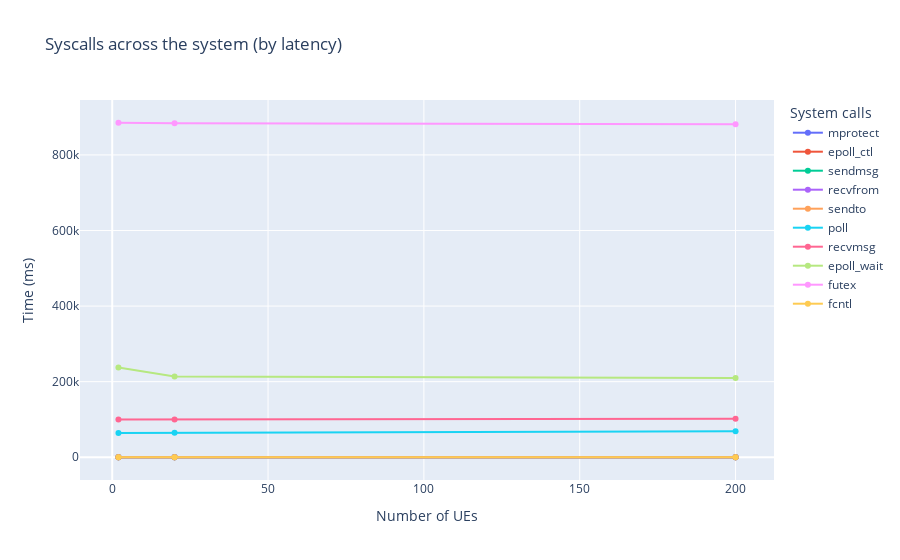
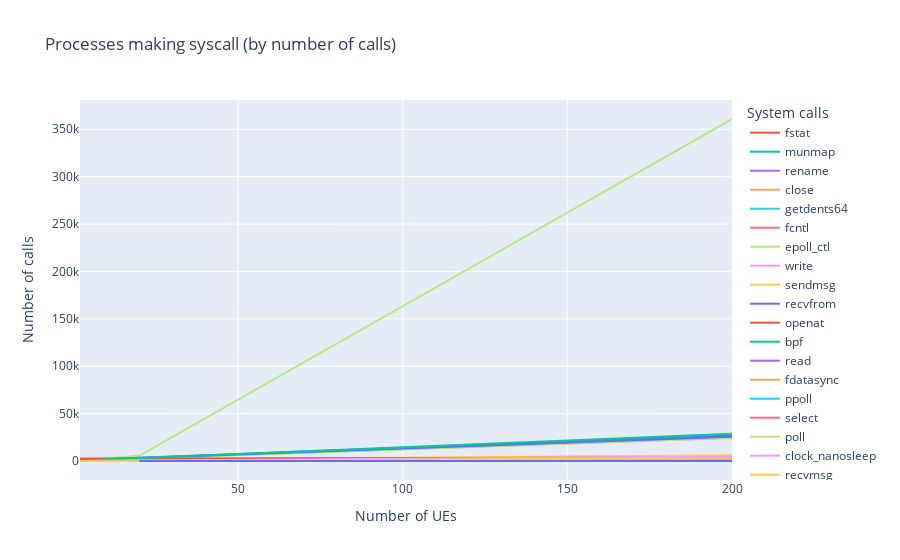

Here is the notebook cell these charts were saved with, in order:
### Code cell
top_n = 10 # number of top labels to select


syscount_df = spark.read.option("basePath", basePath).json(
f"{basePath}/ues=*/tool=syscount")

# Group DataFrame by x-labels, find max y-values in each group,
# then sort resulting Series in descending order
label_maxes = syscount_df.toPandas().groupby('syscall')['count'].max().sort_values(ascending=False)

# Select the top n labels with the highest y-values
top_labels = label_maxes.head(top_n).index.tolist()

print(top_labels)

stats_df = syscount_df.toPandas()
syscount_fig = px.line(stats_df[stats_df['syscall'].isin(top_labels)].sort_values('ues'),
                x="ues", y="time (ms)", color="syscall",
                labels={
                     "ues": "Number of UEs",
                     "time (ms)": "Time (ms)",
                     "syscall": "System calls",
                     "count": "Number of calls",
                     "comm": "Process name"
                 },
                title='Syscalls across the system (by latency)',
                markers=True)
# syscount_fig.update_traces(textinfo='value')
# syscount_fig.update_traces(textinfo='time (us)')
syscount_fig.show()
syscount_fig.write_image("images/syscount_fig_m2.medium.jpeg")
sysprocess_count_fig = px.line(syscount_df.toPandas().sort_values('ues'),
                x="ues", y="count", color="syscall",
                hover_data=["count", "time (ms)"],
                labels={
                     "ues": "Number of UEs",
                     "time (ms)": "Time (ms)",
                     "syscall": "System calls",
                     "count": "Number of calls",
                     "comm": "Process name"
                },
                title=f'Processes making syscall (by number of calls)')
# sysprocess_count_fig.update_traces(textinfo='value')
sysprocess_count_fig.show()
sysprocess_count_fig.write_image(f"images/syscount_count_fig_m2.medium.jpeg")
with open(html_output_file, 'a') as f:
    f.write('<h2 id="syscall-count"> Syscall counts across the system, with latency information. </h2>')
    f.write('<p>futex: (short for “fast userspace mutex”) is a kernel system call that programmers can use to implement basic locking, \
            or as a building block for higher-level locking abstractions such as semaphores and POSIX mutexes or condition variables \
            A known cause of high futex system calls on VM is high contention on shared-memory resources that causes many threads \
            to wait on futexes <a href="https://access.redhat.com/solutions/534663">source</a>. </p>')
    f.write('<p>o_getevents: system calls are used to read asynchronous I/O events from the completion queue of an AIO context. \
            An AIO context is a data structure that holds information about pending and completed I/O operations \
            <a href="https://linux.die.net/man/2/io_getevents">source</a>. \
            \
            The io_getevents() system call is Linux-specific and hence affects portability of programs.</p>')
    f.write('<p>poll_wait: is a system call that waits for events on an epoll instance, which is a mechanism \
            for monitoring multiple file descriptors for I/O readiness.</p>')
    f.write(syscount_fig.to_html(full_html=False, include_plotlyjs='cdn'))
    f.write(sysprocess_count_fig.to_html(full_html=False, include_plotlyjs='cdn'))

### Figure 1 — Plotly figure (JSON) as saved in the notebook; plotly's stock layout.template omitted (floating-point values rounded to 4 significant figures)
{"data": [{"hovertemplate": "System calls=mprotect<br>Number of UEs=%{x}<br>Time (ms)=%{y}<extra></extra>", "legendgroup": "mprotect", "line": {"color": "#636efa", "dash": "solid"}, "marker": {"symbol": "circle"}, "mode": "lines+markers", "name": "mprotect", "orientation": "v", "showlegend": true, "type": "scatter", "x": [2, 20, 200], "xaxis": "x", "y": [0.09562, 1.154, 11.28], "yaxis": "y"}, {"hovertemplate": "System calls=epoll_ctl<br>Number of UEs=%{x}<br>Time (ms)=%{y}<extra></extra>", "legendgroup": "epoll_ctl", "line": {"color": "#EF553B", "dash": "solid"}, "marker": {"symbol": "circle"}, "mode": "lines+markers", "name": "epoll_ctl", "orientation": "v", "showlegend": true, "type": "scatter", "x": [2, 20, 200], "xaxis": "x", "y": [1.416, 5.513, 52.37], "yaxis": "y"}, {"hovertemplate": "System calls=sendmsg<br>Number of UEs=%{x}<br>Time (ms)=%{y}<extra></extra>", "legendgroup": "sendmsg", "line": {"color": "#00cc96", "dash": "solid"}, "marker": {"symbol": "circle"}, "mode": "lines+markers", "name": "sendmsg", "orientation": "v", "showlegend": true, "type": "scatter", "x": [2, 20, 200], "xaxis": "x", "y": [2.254, 12.82, 106.7], "yaxis": "y"}, {"hovertemplate": "System calls=recvfrom<br>Number of UEs=%{x}<br>Time (ms)=%{y}<extra></extra>", "legendgroup": "recvfrom", "line": {"color": "#ab63fa", "dash": "solid"}, "marker": {"symbol": "circle"}, "mode": "lines+markers", "name": "recvfrom", "orientation": "v", "showlegend": true, "type": "scatter", "x": [2, 20, 200], "xaxis": "x", "y": [3.177, 12.78, 95.96], "yaxis": "y"}, {"hovertemplate": "System calls=sendto<br>Number of UEs=%{x}<br>Time (ms)=%{y}<extra></extra>", "legendgroup": "sendto", "line": {"color": "#FFA15A", "dash": "solid"}, "marker": {"symbol": "circle"}, "mode": "lines+markers", "name": "sendto", "orientation": "v", "showlegend": true, "type": "scatter", "x": [2, 20, 200], "xaxis": "x", "y": [9.184, 36.35, 327.8], "yaxis": "y"}, {"hovertemplate": "System calls=poll<br>Number of UEs=%{x}<br>Time (ms)=%{y}<extra></extra>", "legendgroup": "poll", "line": {"color": "#19d3f3", "dash": "solid"}, "marker": {"symbol": "circle"}, "mode": "lines+markers", "name": "poll", "orientation": "v", "showlegend": true, "type": "scatter", "x": [2, 20, 200], "xaxis": "x", "y": [64070.0, 64580.0, 68660.0], "yaxis": "y"}, {"hovertemplate": "System calls=recvmsg<br>Number of UEs=%{x}<br>Time (ms)=%{y}<extra></extra>", "legendgroup": "recvmsg", "line": {"color": "#FF6692", "dash": "solid"}, "marker": {"symbol": "circle"}, "mode": "lines+markers", "name": "recvmsg", "orientation": "v", "showlegend": true, "type": "scatter", "x": [2, 20, 200], "xaxis": "x", "y": [99800.0, 100000.0, 101600.0], "yaxis": "y"}, {"hovertemplate": "System calls=epoll_wait<br>Number of UEs=%{x}<br>Time (ms)=%{y}<extra></extra>", "legendgroup": "epoll_wait", "line": {"color": "#B6E880", "dash": "solid"}, "marker": {"symbol": "circle"}, "mode": "lines+markers", "name": "epoll_wait", "orientation": "v", "showlegend": true, "type": "scatter", "x": [2, 20, 200], "xaxis": "x", "y": [237400.0, 213600.0, 209900.0], "yaxis": "y"}, {"hovertemplate": "System calls=futex<br>Number of UEs=%{x}<br>Time (ms)=%{y}<extra></extra>", "legendgroup": "futex", "line": {"color": "#FF97FF", "dash": "solid"}, "marker": {"symbol": "circle"}, "mode": "lines+markers", "name": "futex", "orientation": "v", "showlegend": true, "type": "scatter", "x": [2, 20, 200], "xaxis": "x", "y": [885100.0, 884000.0, 881400.0], "yaxis": "y"}, {"hovertemplate": "System calls=fcntl<br>Number of UEs=%{x}<br>Time (ms)=%{y}<extra></extra>", "legendgroup": "fcntl", "line": {"color": "#FECB52", "dash": "solid"}, "marker": {"symbol": "circle"}, "mode": "lines+markers", "name": "fcntl", "orientation": "v", "showlegend": true, "type": "scatter", "x": [2, 20, 200], "xaxis": "x", "y": [0.6151, 2.436, 17.97], "yaxis": "y"}], "layout": {"legend": {"title": {"text": "System calls"}, "tracegroupgap": 0}, "title": {"text": "Syscalls across the system (by latency)"}, "xaxis": {"anchor": "y", "domain": [0, 1], "title": {"text": "Number of UEs"}}, "yaxis": {"anchor": "x", "domain": [0, 1], "title": {"text": "Time (ms)"}}}}

### Figure 2 — Plotly figure (JSON) as saved in the notebook; plotly's stock layout.template omitted (floating-point values rounded to 4 significant figures)
{"data": [{"customdata": [[0.4059], [0.4072], [0.4052]], "hovertemplate": "System calls=fstat<br>Number of UEs=%{x}<br>Number of calls=%{y}<br>Time (ms)=%{customdata[0]}<extra></extra>", "legendgroup": "fstat", "line": {"color": "#EF553B", "dash": "solid"}, "marker": {"symbol": "circle"}, "mode": "lines", "name": "fstat", "orientation": "v", "showlegend": true, "type": "scatter", "x": [2, 20, 200], "xaxis": "x", "y": [144, 147, 136], "yaxis": "y"}, {"customdata": [[0.407], [0.3947], [0.3682]], "hovertemplate": "System calls=munmap<br>Number of UEs=%{x}<br>Number of calls=%{y}<br>Time (ms)=%{customdata[0]}<extra></extra>", "legendgroup": "munmap", "line": {"color": "#00cc96", "dash": "solid"}, "marker": {"symbol": "circle"}, "mode": "lines", "name": "munmap", "orientation": "v", "showlegend": true, "type": "scatter", "x": [2, 20, 200], "xaxis": "x", "y": [108, 108, 96], "yaxis": "y"}, {"customdata": [[0.4101], [0.6306], [0.3335]], "hovertemplate": "System calls=rename<br>Number of UEs=%{x}<br>Number of calls=%{y}<br>Time (ms)=%{customdata[0]}<extra></extra>", "legendgroup": "rename", "line": {"color": "#ab63fa", "dash": "solid"}, "marker": {"symbol": "circle"}, "mode": "lines", "name": "rename", "orientation": "v", "showlegend": true, "type": "scatter", "x": [2, 20, 200], "xaxis": "x", "y": [3, 4, 2], "yaxis": "y"}, {"customdata": [[0.5204], [0.512], [0.4766]], "hovertemplate": "System calls=close<br>Number of UEs=%{x}<br>Number of calls=%{y}<br>Time (ms)=%{customdata[0]}<extra></extra>", "legendgroup": "close", "line": {"color": "#FFA15A", "dash": "solid"}, "marker": {"symbol": "circle"}, "mode": "lines", "name": "close", "orientation": "v", "showlegend": true, "type": "scatter", "x": [2, 20, 200], "xaxis": "x", "y": [344, 354, 357], "yaxis": "y"}, {"customdata": [[0.5876], [0.6303], [0.5533]], "hovertemplate": "System calls=getdents64<br>Number of UEs=%{x}<br>Number of calls=%{y}<br>Time (ms)=%{customdata[0]}<extra></extra>", "legendgroup": "getdents64", "line": {"color": "#19d3f3", "dash": "solid"}, "marker": {"symbol": "circle"}, "mode": "lines", "name": "getdents64", "orientation": "v", "showlegend": true, "type": "scatter", "x": [2, 20, 200], "xaxis": "x", "y": [88, 84, 76], "yaxis": "y"}, {"customdata": [[0.6151], [2.436], [17.97]], "hovertemplate": "System calls=fcntl<br>Number of UEs=%{x}<br>Number of calls=%{y}<br>Time (ms)=%{customdata[0]}<extra></extra>", "legendgroup": "fcntl", "line": {"color": "#FF6692", "dash": "solid"}, "marker": {"symbol": "circle"}, "mode": "lines", "name": "fcntl", "orientation": "v", "showlegend": true, "type": "scatter", "x": [2, 20, 200], "xaxis": "x", "y": [581, 2839, 24578], "yaxis": "y"}, {"customdata": [[1.416], [5.513], [52.37]], "hovertemplate": "System calls=epoll_ctl<br>Number of UEs=%{x}<br>Number of calls=%{y}<br>Time (ms)=%{customdata[0]}<extra></extra>", "legendgroup": "epoll_ctl", "line": {"color": "#B6E880", "dash": "solid"}, "marker": {"symbol": "circle"}, "mode": "lines", "name": "epoll_ctl", "orientation": "v", "showlegend": true, "type": "scatter", "x": [2, 20, 200], "xaxis": "x", "y": [528, 2746, 24380], "yaxis": "y"}, {"customdata": [[1.927], [1.845], [1.654]], "hovertemplate": "System calls=write<br>Number of UEs=%{x}<br>Number of calls=%{y}<br>Time (ms)=%{customdata[0]}<extra></extra>", "legendgroup": "write", "line": {"color": "#FF97FF", "dash": "solid"}, "marker": {"symbol": "circle"}, "mode": "lines", "name": "write", "orientation": "v", "showlegend": true, "type": "scatter", "x": [2, 20, 200], "xaxis": "x", "y": [37, 39, 37], "yaxis": "y"}, {"customdata": [[2.254], [12.82], [106.7]], "hovertemplate": "System calls=sendmsg<br>Number of UEs=%{x}<br>Number of calls=%{y}<br>Time (ms)=%{customdata[0]}<extra></extra>", "legendgroup": "sendmsg", "line": {"color": "#FECB52", "dash": "solid"}, "marker": {"symbol": "circle"}, "mode": "lines", "name": "sendmsg", "orientation": "v", "showlegend": true, "type": "scatter", "x": [2, 20, 200], "xaxis": "x", "y": [58, 492, 4812], "yaxis": "y"}, {"customdata": [[3.177], [12.78], [95.96]], "hovertemplate": "System calls=recvfrom<br>Number of UEs=%{x}<br>Number of calls=%{y}<br>Time (ms)=%{customdata[0]}<extra></extra>", "legendgroup": "recvfrom", "line": {"color": "#636efa", "dash": "solid"}, "marker": {"symbol": "circle"}, "mode": "lines", "name": "recvfrom", "orientation": "v", "showlegend": true, "type": "scatter", "x": [2, 20, 200], "xaxis": "x", "y": [545, 3269, 25637], "yaxis": "y"}, {"customdata": [[4.106], [4.236], [3.661]], "hovertemplate": "System calls=openat<br>Number of UEs=%{x}<br>Number of calls=%{y}<br>Time (ms)=%{customdata[0]}<extra></extra>", "legendgroup": "openat", "line": {"color": "#EF553B", "dash": "solid"}, "marker": {"symbol": "circle"}, "mode": "lines", "name": "openat", "orientation": "v", "showlegend": true, "type": "scatter", "x": [2, 20, 200], "xaxis": "x", "y": [282, 291, 278], "yaxis": "y"}, {"customdata": [[0.3804], [0.1006], [0.3338]], "hovertemplate": "System calls=bpf<br>Number of UEs=%{x}<br>Number of calls=%{y}<br>Time (ms)=%{customdata[0]}<extra></extra>", "legendgroup": "bpf", "line": {"color": "#00cc96", "dash": "solid"}, "marker": {"symbol": "circle"}, "mode": "lines", "name": "bpf", "orientation": "v", "showlegend": true, "type": "scatter", "x": [2, 20, 200], "xaxis": "x", "y": [85, 15, 87], "yaxis": "y"}, {"customdata": [[7.331], [7.516], [6.349]], "hovertemplate": "System calls=read<br>Number of UEs=%{x}<br>Number of calls=%{y}<br>Time (ms)=%{customdata[0]}<extra></extra>", "legendgroup": "read", "line": {"color": "#ab63fa", "dash": "solid"}, "marker": {"symbol": "circle"}, "mode": "lines", "name": "read", "orientation": "v", "showlegend": true, "type": "scatter", "x": [2, 20, 200], "xaxis": "x", "y": [425, 438, 432], "yaxis": "y"}, {"customdata": [[10.85], [14.45], [17.59]], "hovertemplate": "System calls=fdatasync<br>Number of UEs=%{x}<br>Number of calls=%{y}<br>Time (ms)=%{customdata[0]}<extra></extra>", "legendgroup": "fdatasync", "line": {"color": "#FFA15A", "dash": "solid"}, "marker": {"symbol": "circle"}, "mode": "lines", "name": "fdatasync", "orientation": "v", "showlegend": true, "type": "scatter", "x": [2, 20, 200], "xaxis": "x", "y": [7, 9, 13], "yaxis": "y"}, {"customdata": [[20000.0], [20000.0], [20000.0]], "hovertemplate": "System calls=ppoll<br>Number of UEs=%{x}<br>Number of calls=%{y}<br>Time (ms)=%{customdata[0]}<extra></extra>", "legendgroup": "ppoll", "line": {"color": "#19d3f3", "dash": "solid"}, "marker": {"symbol": "circle"}, "mode": "lines", "name": "ppoll", "orientation": "v", "showlegend": true, "type": "scatter", "x": [2, 20, 200], "xaxis": "x", "y": [4, 4, 4], "yaxis": "y"}, {"customdata": [[45020.0], [45030.0], [45020.0]], "hovertemplate": "System calls=select<br>Number of UEs=%{x}<br>Number of calls=%{y}<br>Time (ms)=%{customdata[0]}<extra></extra>", "legendgroup": "select", "line": {"color": "#FF6692", "dash": "solid"}, "marker": {"symbol": "circle"}, "mode": "lines", "name": "select", "orientation": "v", "showlegend": true, "type": "scatter", "x": [2, 20, 200], "xaxis": "x", "y": [5, 5, 5], "yaxis": "y"}, {"customdata": [[64070.0], [64580.0], [68660.0]], "hovertemplate": "System calls=poll<br>Number of UEs=%{x}<br>Number of calls=%{y}<br>Time (ms)=%{customdata[0]}<extra></extra>", "legendgroup": "poll", "line": {"color": "#B6E880", "dash": "solid"}, "marker": {"symbol": "circle"}, "mode": "lines", "name": "poll", "orientation": "v", "showlegend": true, "type": "scatter", "x": [2, 20, 200], "xaxis": "x", "y": [210, 5494, 360837], "yaxis": "y"}, {"customdata": [[68860.0], [68960.0], [68850.0]], "hovertemplate": "System calls=clock_nanosleep<br>Number of UEs=%{x}<br>Number of calls=%{y}<br>Time (ms)=%{customdata[0]}<extra></extra>", "legendgroup": "clock_nanosleep", "line": {"color": "#FF97FF", "dash": "solid"}, "marker": {"symbol": "circle"}, "mode": "lines", "name": "clock_nanosleep", "orientation": "v", "showlegend": true, "type": "scatter", "x": [2, 20, 200], "xaxis": "x", "y": [277, 278, 277], "yaxis": "y"}, {"customdata": [[99800.0], [100000.0], [101600.0]], "hovertemplate": "System calls=recvmsg<br>Number of UEs=%{x}<br>Number of calls=%{y}<br>Time (ms)=%{customdata[0]}<extra></extra>", "legendgroup": "recvmsg", "line": {"color": "#FECB52", "dash": "solid"}, "marker": {"symbol": "circle"}, "mode": "lines", "name": "recvmsg", "orientation": "v", "showlegend": true, "type": "scatter", "x": [2, 20, 200], "xaxis": "x", "y": [1027, 1480, 5979], "yaxis": "y"}, {"customdata": [[237400.0], [213600.0], [209900.0]], "hovertemplate": "System calls=epoll_wait<br>Number of UEs=%{x}<br>Number of calls=%{y}<br>Time (ms)=%{customdata[0]}<extra></extra>", "legendgroup": "epoll_wait", "line": {"color": "#636efa", "dash": "solid"}, "marker": {"symbol": "circle"}, "mode": "lines", "name": "epoll_wait", "orientation": "v", "showlegend": true, "type": "scatter", "x": [2, 20, 200], "xaxis": "x", "y": [732, 3464, 26801], "yaxis": "y"}, {"customdata": [[885100.0], [884000.0], [881400.0]], "hovertemplate": "System calls=futex<br>Number of UEs=%{x}<br>Number of calls=%{y}<br>Time (ms)=%{customdata[0]}<extra></extra>", "legendgroup": "futex", "line": {"color": "#EF553B", "dash": "solid"}, "marker": {"symbol": "circle"}, "mode": "lines", "name": "futex", "orientation": "v", "showlegend": true, "type": "scatter", "x": [2, 20, 200], "xaxis": "x", "y": [2532, 2558, 3576], "yaxis": "y"}, {"customdata": [[9.184], [36.35], [327.8]], "hovertemplate": "System calls=sendto<br>Number of UEs=%{x}<br>Number of calls=%{y}<br>Time (ms)=%{customdata[0]}<extra></extra>", "legendgroup": "sendto", "line": {"color": "#00cc96", "dash": "solid"}, "marker": {"symbol": "circle"}, "mode": "lines", "name": "sendto", "orientation": "v", "showlegend": true, "type": "scatter", "x": [2, 20, 200], "xaxis": "x", "y": [445, 2985, 28746], "yaxis": "y"}, {"customdata": [[0.3269], [0.4127], [0.4148]], "hovertemplate": "System calls=wait4<br>Number of UEs=%{x}<br>Number of calls=%{y}<br>Time (ms)=%{customdata[0]}<extra></extra>", "legendgroup": "wait4", "line": {"color": "#ab63fa", "dash": "solid"}, "marker": {"symbol": "circle"}, "mode": "lines", "name": "wait4", "orientation": "v", "showlegend": true, "type": "scatter", "x": [2, 20, 200], "xaxis": "x", "y": [51, 53, 49], "yaxis": "y"}, {"customdata": [[0.2767], [0.2744], [0.206]], "hovertemplate": "System calls=ftruncate<br>Number of UEs=%{x}<br>Number of calls=%{y}<br>Time (ms)=%{customdata[0]}<extra></extra>", "legendgroup": "ftruncate", "line": {"color": "#FFA15A", "dash": "solid"}, "marker": {"symbol": "circle"}, "mode": "lines", "name": "ftruncate", "orientation": "v", "showlegend": true, "type": "scatter", "x": [2, 20, 200], "xaxis": "x", "y": [6, 6, 5], "yaxis": "y"}, {"customdata": [[0.002653], [0.01345], [0.02917]], "hovertemplate": "System calls=getsockname<br>Number of UEs=%{x}<br>Number of calls=%{y}<br>Time (ms)=%{customdata[0]}<extra></extra>", "legendgroup": "getsockname", "line": {"color": "#19d3f3", "dash": "solid"}, "marker": {"symbol": "circle"}, "mode": "lines", "name": "getsockname", "orientation": "v", "showlegend": true, "type": "scatter", "x": [2, 20, 200], "xaxis": "x", "y": [3, 13, 33], "yaxis": "y"}, {"customdata": [[0.003323], [0.01489], [0.03911]], "hovertemplate": "System calls=getpeername<br>Number of UEs=%{x}<br>Number of calls=%{y}<br>Time (ms)=%{customdata[0]}<extra></extra>", "legendgroup": "getpeername", "line": {"color": "#FF6692", "dash": "solid"}, "marker": {"symbol": "circle"}, "mode": "lines", "name": "getpeername", "orientation": "v", "showlegend": true, "type": "scatter", "x": [2, 20, 200], "xaxis": "x", "y": [3, 13, 33], "yaxis": "y"}, {"customdata": [[0.004107], [0.02395], [0.06712]], "hovertemplate": "System calls=getsockopt<br>Number of UEs=%{x}<br>Number of calls=%{y}<br>Time (ms)=%{customdata[0]}<extra></extra>", "legendgroup": "getsockopt", "line": {"color": "#B6E880", "dash": "solid"}, "marker": {"symbol": "circle"}, "mode": "lines", "name": "getsockopt", "orientation": "v", "showlegend": true, "type": "scatter", "x": [2, 20, 200], "xaxis": "x", "y": [3, 14, 34], "yaxis": "y"}, {"customdata": [[0.007746], [0.03489], [0.3707]], "hovertemplate": "System calls=getrandom<br>Number of UEs=%{x}<br>Number of calls=%{y}<br>Time (ms)=%{customdata[0]}<extra></extra>", "legendgroup": "getrandom", "line": {"color": "#FF97FF", "dash": "solid"}, "marker": {"symbol": "circle"}, "mode": "lines", "name": "getrandom", "orientation": "v", "showlegend": true, "type": "scatter", "x": [2, 20, 200], "xaxis": "x", "y": [2, 21, 201], "yaxis": "y"}, {"customdata": [[0.01069], [0.05085], [0.1492]], "hovertemplate": "System calls=setsockopt<br>Number of UEs=%{x}<br>Number of calls=%{y}<br>Time (ms)=%{customdata[0]}<extra></extra>", "legendgroup": "setsockopt", "line": {"color": "#FECB52", "dash": "solid"}, "marker": {"symbol": "circle"}, "mode": "lines", "name": "setsockopt", "orientation": "v", "showlegend": true, "type": "scatter", "x": [2, 20, 200], "xaxis": "x", "y": [6, 27, 67], "yaxis": "y"}, {"customdata": [[0.01175], [0.01079], [0.01052]], "hovertemplate": "System calls=prlimit64<br>Number of UEs=%{x}<br>Number of calls=%{y}<br>Time (ms)=%{customdata[0]}<extra></extra>", "legendgroup": "prlimit64", "line": {"color": "#636efa", "dash": "solid"}, "marker": {"symbol": "circle"}, "mode": "lines", "name": "prlimit64", "orientation": "v", "showlegend": true, "type": "scatter", "x": [2, 20, 200], "xaxis": "x", "y": [5, 5, 5], "yaxis": "y"}, {"customdata": [[0.0211], [0.02163]], "hovertemplate": "System calls=pread64<br>Number of UEs=%{x}<br>Number of calls=%{y}<br>Time (ms)=%{customdata[0]}<extra></extra>", "legendgroup": "pread64", "line": {"color": "#EF553B", "dash": "solid"}, "marker": {"symbol": "circle"}, "mode": "lines", "name": "pread64", "orientation": "v", "showlegend": true, "type": "scatter", "x": [2, 20], "xaxis": "x", "y": [4, 4], "yaxis": "y"}, {"customdata": [[0.0224], [0.1902], [0.652]], "hovertemplate": "System calls=socket<br>Number of UEs=%{x}<br>Number of calls=%{y}<br>Time (ms)=%{customdata[0]}<extra></extra>", "legendgroup": "socket", "line": {"color": "#00cc96", "dash": "solid"}, "marker": {"symbol": "circle"}, "mode": "lines", "name": "socket", "orientation": "v", "showlegend": true, "type": "scatter", "x": [2, 20, 200], "xaxis": "x", "y": [3, 14, 34], "yaxis": "y"}, {"customdata": [[0.03906], [0.03766]], "hovertemplate": "System calls=stat<br>Number of UEs=%{x}<br>Number of calls=%{y}<br>Time (ms)=%{customdata[0]}<extra></extra>", "legendgroup": "stat", "line": {"color": "#ab63fa", "dash": "solid"}, "marker": {"symbol": "circle"}, "mode": "lines", "name": "stat", "orientation": "v", "showlegend": true, "type": "scatter", "x": [2, 20], "xaxis": "x", "y": [3, 3], "yaxis": "y"}, {"customdata": [[0.04099], [0.0444], [0.04208]], "hovertemplate": "System calls=gettid<br>Number of UEs=%{x}<br>Number of calls=%{y}<br>Time (ms)=%{customdata[0]}<extra></extra>", "legendgroup": "gettid", "line": {"color": "#FFA15A", "dash": "solid"}, "marker": {"symbol": "circle"}, "mode": "lines", "name": "gettid", "orientation": "v", "showlegend": true, "type": "scatter", "x": [2, 20, 200], "xaxis": "x", "y": [22, 31, 29], "yaxis": "y"}, {"customdata": [[0.08054], [0.238], [0.1237]], "hovertemplate": "System calls=writev<br>Number of UEs=%{x}<br>Number of calls=%{y}<br>Time (ms)=%{customdata[0]}<extra></extra>", "legendgroup": "writev", "line": {"color": "#19d3f3", "dash": "solid"}, "marker": {"symbol": "circle"}, "mode": "lines", "name": "writev", "orientation": "v", "showlegend": true, "type": "scatter", "x": [2, 20, 200], "xaxis": "x", "y": [2, 3, 2], "yaxis": "y"}, {"customdata": [[0.286], [0.381], [0.2781]], "hovertemplate": "System calls=getrusage<br>Number of UEs=%{x}<br>Number of calls=%{y}<br>Time (ms)=%{customdata[0]}<extra></extra>", "legendgroup": "getrusage", "line": {"color": "#FF6692", "dash": "solid"}, "marker": {"symbol": "circle"}, "mode": "lines", "name": "getrusage", "orientation": "v", "showlegend": true, "type": "scatter", "x": [2, 20, 200], "xaxis": "x", "y": [25, 25, 25], "yaxis": "y"}, {"customdata": [[0.08215], [0.07444], [0.07365]], "hovertemplate": "System calls=timerfd_settime<br>Number of UEs=%{x}<br>Number of calls=%{y}<br>Time (ms)=%{customdata[0]}<extra></extra>", "legendgroup": "timerfd_settime", "line": {"color": "#B6E880", "dash": "solid"}, "marker": {"symbol": "circle"}, "mode": "lines", "name": "timerfd_settime", "orientation": "v", "showlegend": true, "type": "scatter", "x": [2, 20, 200], "xaxis": "x", "y": [12, 14, 14], "yaxis": "y"}, {"customdata": [[0.09562], [1.154], [11.28]], "hovertemplate": "System calls=mprotect<br>Number of UEs=%{x}<br>Number of calls=%{y}<br>Time (ms)=%{customdata[0]}<extra></extra>", "legendgroup": "mprotect", "line": {"color": "#FF97FF", "dash": "solid"}, "marker": {"symbol": "circle"}, "mode": "lines", "name": "mprotect", "orientation": "v", "showlegend": true, "type": "scatter", "x": [2, 20, 200], "xaxis": "x", "y": [11, 413, 4740], "yaxis": "y"}, {"customdata": [[0.1031], [19.84], [371.3]], "hovertemplate": "System calls=sched_yield<br>Number of UEs=%{x}<br>Number of calls=%{y}<br>Time (ms)=%{customdata[0]}<extra></extra>", "legendgroup": "sched_yield", "line": {"color": "#FECB52", "dash": "solid"}, "marker": {"symbol": "circle"}, "mode": "lines", "name": "sched_yield", "orientation": "v", "showlegend": true, "type": "scatter", "x": [2, 20, 200], "xaxis": "x", "y": [20, 182, 2802], "yaxis": "y"}, {"customdata": [[0.1048], [0.1016], [0.1021]], "hovertemplate": "System calls=ioctl<br>Number of UEs=%{x}<br>Number of calls=%{y}<br>Time (ms)=%{customdata[0]}<extra></extra>", "legendgroup": "ioctl", "line": {"color": "#636efa", "dash": "solid"}, "marker": {"symbol": "circle"}, "mode": "lines", "name": "ioctl", "orientation": "v", "showlegend": true, "type": "scatter", "x": [2, 20, 200], "xaxis": "x", "y": [77, 90, 90], "yaxis": "y"}, {"customdata": [[0.1721], [0.6894], [7.387]], "hovertemplate": "System calls=connect<br>Number of UEs=%{x}<br>Number of calls=%{y}<br>Time (ms)=%{customdata[0]}<extra></extra>", "legendgroup": "connect", "line": {"color": "#EF553B", "dash": "solid"}, "marker": {"symbol": "circle"}, "mode": "lines", "name": "connect", "orientation": "v", "showlegend": true, "type": "scatter", "x": [2, 20, 200], "xaxis": "x", "y": [3, 13, 33], "yaxis": "y"}, {"customdata": [[0.1728], [0.1472], [0.1061]], "hovertemplate": "System calls=inotify_add_watch<br>Number of UEs=%{x}<br>Number of calls=%{y}<br>Time (ms)=%{customdata[0]}<extra></extra>", "legendgroup": "inotify_add_watch", "line": {"color": "#00cc96", "dash": "solid"}, "marker": {"symbol": "circle"}, "mode": "lines", "name": "inotify_add_watch", "orientation": "v", "showlegend": true, "type": "scatter", "x": [2, 20, 200], "xaxis": "x", "y": [28, 28, 24], "yaxis": "y"}, {"customdata": [[0.1736], [0.162], [0.4063]], "hovertemplate": "System calls=accept<br>Number of UEs=%{x}<br>Number of calls=%{y}<br>Time (ms)=%{customdata[0]}<extra></extra>", "legendgroup": "accept", "line": {"color": "#ab63fa", "dash": "solid"}, "marker": {"symbol": "circle"}, "mode": "lines", "name": "accept", "orientation": "v", "showlegend": true, "type": "scatter", "x": [2, 20, 200], "xaxis": "x", "y": [4, 14, 34], "yaxis": "y"}, {"customdata": [[0.1875], [0.1474], [0.1003]], "hovertemplate": "System calls=kill<br>Number of UEs=%{x}<br>Number of calls=%{y}<br>Time (ms)=%{customdata[0]}<extra></extra>", "legendgroup": "kill", "line": {"color": "#FFA15A", "dash": "solid"}, "marker": {"symbol": "circle"}, "mode": "lines", "name": "kill", "orientation": "v", "showlegend": true, "type": "scatter", "x": [2, 20, 200], "xaxis": "x", "y": [18, 18, 16], "yaxis": "y"}, {"customdata": [[0.2083], [0.2885], [0.6223]], "hovertemplate": "System calls=pwrite64<br>Number of UEs=%{x}<br>Number of calls=%{y}<br>Time (ms)=%{customdata[0]}<extra></extra>", "legendgroup": "pwrite64", "line": {"color": "#19d3f3", "dash": "solid"}, "marker": {"symbol": "circle"}, "mode": "lines", "name": "pwrite64", "orientation": "v", "showlegend": true, "type": "scatter", "x": [2, 20, 200], "xaxis": "x", "y": [11, 13, 19], "yaxis": "y"}, {"customdata": [[0.2313], [0.1995], [0.1894]], "hovertemplate": "System calls=readlinkat<br>Number of UEs=%{x}<br>Number of calls=%{y}<br>Time (ms)=%{customdata[0]}<extra></extra>", "legendgroup": "readlinkat", "line": {"color": "#FF6692", "dash": "solid"}, "marker": {"symbol": "circle"}, "mode": "lines", "name": "readlinkat", "orientation": "v", "showlegend": true, "type": "scatter", "x": [2, 20, 200], "xaxis": "x", "y": [25, 25, 25], "yaxis": "y"}, {"customdata": [[0.2328], [0.2539], [0.1987]], "hovertemplate": "System calls=getpid<br>Number of UEs=%{x}<br>Number of calls=%{y}<br>Time (ms)=%{customdata[0]}<extra></extra>", "legendgroup": "getpid", "line": {"color": "#B6E880", "dash": "solid"}, "marker": {"symbol": "circle"}, "mode": "lines", "name": "getpid", "orientation": "v", "showlegend": true, "type": "scatter", "x": [2, 20, 200], "xaxis": "x", "y": [100, 100, 100], "yaxis": "y"}, {"customdata": [[0.2423], [0.4268], [0.7806]], "hovertemplate": "System calls=madvise<br>Number of UEs=%{x}<br>Number of calls=%{y}<br>Time (ms)=%{customdata[0]}<extra></extra>", "legendgroup": "madvise", "line": {"color": "#FF97FF", "dash": "solid"}, "marker": {"symbol": "circle"}, "mode": "lines", "name": "madvise", "orientation": "v", "showlegend": true, "type": "scatter", "x": [2, 20, 200], "xaxis": "x", "y": [13, 22, 39], "yaxis": "y"}, {"customdata": [[0.0931], [0.0445], [0.04531]], "hovertemplate": "System calls=socketpair<br>Number of UEs=%{x}<br>Number of calls=%{y}<br>Time (ms)=%{customdata[0]}<extra></extra>", "legendgroup": "socketpair", "line": {"color": "#FECB52", "dash": "solid"}, "marker": {"symbol": "circle"}, "mode": "lines", "name": "socketpair", "orientation": "v", "showlegend": true, "type": "scatter", "x": [2, 20, 200], "xaxis": "x", "y": [8, 3, 2], "yaxis": "y"}, {"customdata": [[0.00137], [0.002715]], "hovertemplate": "System calls=getuid<br>Number of UEs=%{x}<br>Number of calls=%{y}<br>Time (ms)=%{customdata[0]}<extra></extra>", "legendgroup": "getuid", "line": {"color": "#636efa", "dash": "solid"}, "marker": {"symbol": "circle"}, "mode": "lines", "name": "getuid", "orientation": "v", "showlegend": true, "type": "scatter", "x": [20, 200], "xaxis": "x", "y": [1, 1], "yaxis": "y"}, {"customdata": [[0.001785]], "hovertemplate": "System calls=getgid<br>Number of UEs=%{x}<br>Number of calls=%{y}<br>Time (ms)=%{customdata[0]}<extra></extra>", "legendgroup": "getgid", "line": {"color": "#EF553B", "dash": "solid"}, "marker": {"symbol": "circle"}, "mode": "lines", "name": "getgid", "orientation": "v", "showlegend": true, "type": "scatter", "x": [200], "xaxis": "x", "y": [1], "yaxis": "y"}, {"customdata": [[0.001564]], "hovertemplate": "System calls=geteuid<br>Number of UEs=%{x}<br>Number of calls=%{y}<br>Time (ms)=%{customdata[0]}<extra></extra>", "legendgroup": "geteuid", "line": {"color": "#00cc96", "dash": "solid"}, "marker": {"symbol": "circle"}, "mode": "lines", "name": "geteuid", "orientation": "v", "showlegend": true, "type": "scatter", "x": [200], "xaxis": "x", "y": [1], "yaxis": "y"}], "layout": {"legend": {"title": {"text": "System calls"}, "tracegroupgap": 0}, "title": {"text": "Processes making syscall (by number of calls)"}, "xaxis": {"anchor": "y", "domain": [0, 1], "title": {"text": "Number of UEs"}}, "yaxis": {"anchor": "x", "domain": [0, 1], "title": {"text": "Number of calls"}}}}
